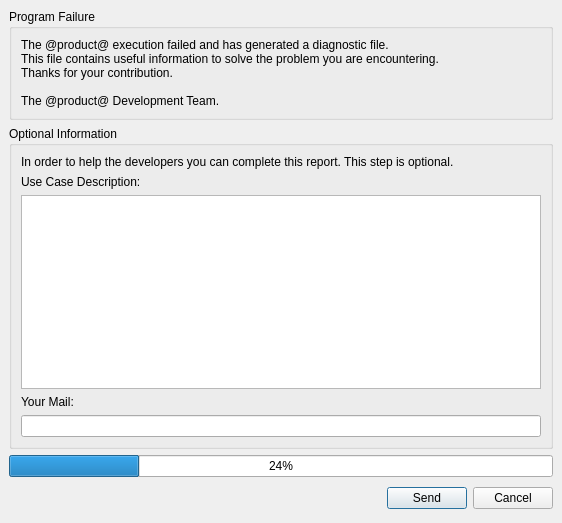
<ui version="4.0" >
 <class>CrashReport</class>
 <widget class="QDialog" name="CrashReport" >
  <property name="geometry" >
   <rect>
    <x>0</x>
    <y>0</y>
    <width>562</width>
    <height>523</height>
   </rect>
  </property>
  <layout class="QVBoxLayout" >
   <property name="margin" >
    <number>9</number>
   </property>
   <property name="spacing" >
    <number>6</number>
   </property>
   <item>
    <widget class="QGroupBox" name="groupBox" >
     <property name="title" >
      <string>Program Failure</string>
     </property>
     <layout class="QVBoxLayout" >
      <property name="margin" >
       <number>9</number>
      </property>
      <property name="spacing" >
       <number>6</number>
      </property>
      <item>
       <widget class="QLabel" name="mainLabel" >
        <property name="text" >
         <string>The @product@ execution failed and has generated a diagnostic file.
This file contains useful information to solve the problem you are encountering.
Thanks for your contribution.

The @product@ Development Team.</string>
        </property>
       </widget>
      </item>
     </layout>
    </widget>
   </item>
   <item>
    <widget class="QGroupBox" name="groupBox_2" >
     <property name="title" >
      <string>Optional Information</string>
     </property>
     <layout class="QGridLayout" >
      <property name="margin" >
       <number>9</number>
      </property>
      <property name="spacing" >
       <number>6</number>
      </property>
      <item row="3" column="0" >
       <widget class="QLabel" name="label_3" >
        <property name="text" >
         <string>Your Mail:</string>
        </property>
       </widget>
      </item>
      <item row="2" column="0" >
       <widget class="QTextEdit" name="descTextEdit" />
      </item>
      <item row="4" column="0" >
       <widget class="QLineEdit" name="mailLineEdit" />
      </item>
      <item row="0" column="0" >
       <widget class="QLabel" name="label_4" >
        <property name="text" >
         <string>In order to help the developers you can complete this report. This step is optional.</string>
        </property>
       </widget>
      </item>
      <item row="1" column="0" >
       <widget class="QLabel" name="label" >
        <property name="text" >
         <string>Use Case Description:</string>
        </property>
       </widget>
      </item>
     </layout>
    </widget>
   </item>
   <item>
    <widget class="QProgressBar" name="progressBar" >
     <property name="value" >
      <number>24</number>
     </property>
     <property name="orientation" >
      <enum>Qt::Horizontal</enum>
     </property>
    </widget>
   </item>
   <item>
    <layout class="QHBoxLayout" >
     <property name="margin" >
      <number>0</number>
     </property>
     <property name="spacing" >
      <number>6</number>
     </property>
     <item>
      <spacer>
       <property name="orientation" >
        <enum>Qt::Horizontal</enum>
       </property>
       <property name="sizeHint" >
        <size>
         <width>131</width>
         <height>31</height>
        </size>
       </property>
      </spacer>
     </item>
     <item>
      <widget class="QPushButton" name="sendButton" >
       <property name="text" >
        <string>Send</string>
       </property>
      </widget>
     </item>
     <item>
      <widget class="QPushButton" name="cancelButton" >
       <property name="text" >
        <string>Cancel</string>
       </property>
      </widget>
     </item>
    </layout>
   </item>
  </layout>
 </widget>
 <tabstops>
  <tabstop>descTextEdit</tabstop>
  <tabstop>mailLineEdit</tabstop>
  <tabstop>sendButton</tabstop>
  <tabstop>cancelButton</tabstop>
 </tabstops>
 <resources/>
 <connections>
  <connection>
   <sender>cancelButton</sender>
   <signal>clicked()</signal>
   <receiver>CrashReport</receiver>
   <slot>reject()</slot>
   <hints>
    <hint type="sourcelabel" >
     <x>419</x>
     <y>509</y>
    </hint>
    <hint type="destinationlabel" >
     <x>407</x>
     <y>516</y>
    </hint>
   </hints>
  </connection>
 </connections>
</ui>
